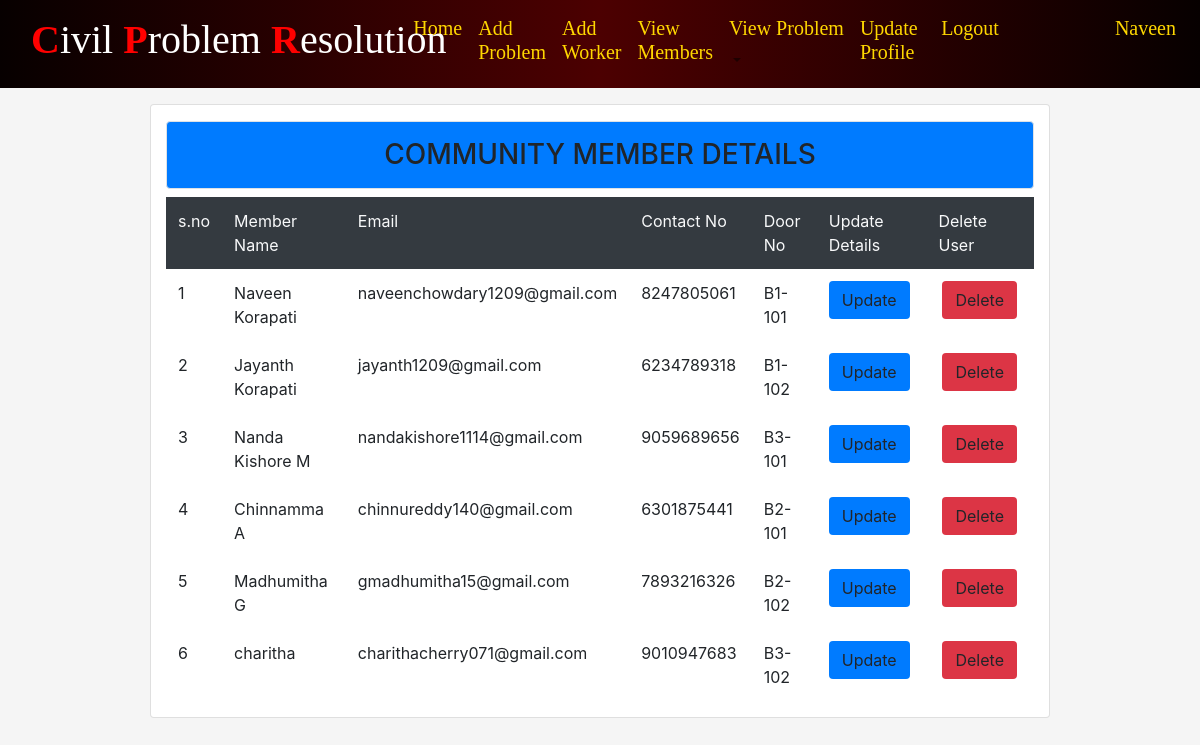
Screenshot of /mview/ (signed in) with the database file from the repository.
### CPRapp/models.py (models this page shows, shortened)
class Member(models.Model):
	mname=models.CharField(max_length=200)
	memail=models.EmailField(max_length=200)
	mcno=models.CharField(max_length=10,default='')
	mdoorno=models.CharField(max_length=200)
	mimage=models.ImageField(null=True,blank=True)

### CPRapp/views.py (the view)
# urls.py: path('mview/',views.memview,name="memview"),
@login_required
def memview(rq):
	d=Member.objects.all()
	return render(rq,'html/memview.html',{'d':d})

### CPRapp/templates/html/memview.html (shortened to what this page needs)
{% extends 'html/base.html' %}
{% block content %}
<div class="card col-md-9 mt-3 mx-auto"><h3 class="p-3 bg-primary text-center
mt-3 border rounded">COMMUNITY MEMBER DETAILS</h3>
	<table class="table table-borderless table-hover">
		<tr class="bg-dark text-light">
			<td>s.no</td>
			<td>Member Name</td>
			<td>Email</td>
			<td>Contact No</td>
			<td>Door No</td>
			<td>Update Details</td>
			<td>Delete User</td>
		</tr>
		{% for i in d %}
		<tr>
			<td>{{forloop.counter}}</td>
			<td>{{i.mname}}</td>
			<td>{{i.memail}}</td>
			<td>{{i.mcno}}</td>
			<td>{{i.mdoorno}}</td>
			<td><a class=" btn bg-primary rounded" href="{% url 'cmupdate' i.id%}">Update</a></td>
			<td><a class="btn bg-danger rounded mx-1" href="{% url 'memdlt' i.id%}">Delete</a></td>
		</tr>
		{% endfor %}
	</table>
</div>
{% endblock %}

### CPRapp/templates/html/navbar.html (shortened to what this page needs)
{% load static %}
<nav class="navbar navbar-expand-lg navbar-light nav-bk4">
  <div class="col-md-4"><a class="navbar-brand" href="{% url 'hm' %}">
    <h1 style="font-family:Verdana Bold; color:white;"><strong style="color:Red">C</strong>ivil <strong style="color:Red">P</strong>roblem <strong style="color:Red">R</strong>esolution</h1>
  </a></div>
 <div class="collapse navbar-collapse" id="collapsibleNavbar">
    <ul class="navbar-nav ">
    {% if not user.is_authenticated %}
    <li class="nav-item">
      <a class="nav-link" href="{% url 'hm' %}"><h3 style="color:Gold; font-family:Verdana Bold;">Home</h3></a>
    </li>
    <li class="nav-item">
      <a class="nav-link" href="{% url 'about' %}"><h3 style="color:Gold; font-family:Verdana Bold;">About</h3></a>
    </li>
    <li class="nav-item">
      <a class="nav-link" href="{% url 'contact' %}"><h3 style="color:Gold; font-family:Verdana Bold;">Contact Us</h3></a>
    </li>
    <li class="nav-item">
      <a class="nav-link" href="{% url 'achievements' %}"><h3 style="color:Gold; font-family:Verdana Bold;">Achievements</h3></a>
    </li>
    <li></li>
    <li class="nav-item">
      <a class="nav-link" href="{% url 'ulog' %}"><h3 style="color:Gold; font-family:Verdana Bold;">Login Here</h3></a>
    </li>
    <li></li>
    <li class="nav-item">
      <a class="nav-link" href="{% url 'reg' %}"><h3 style="color:Gold; font-family:Verdana Bold;">New User</h3></a>
    </li>
    <!-- <li class="nav-item">
      <a class="nav-link" href="{% url 'alog' %}"><h3 style="color:Gold; font-family:Verdana Bold;">Admin Login</h3></a>
    </li> -->
    <div class="col-sm-2 mx-auto"><img src="{% static 'images/lion.png' %}" alt="lion" style="margin-left :100px;width:50px;height:50px;border-radius:50%;background-color:transparent;">
  <Strong style="font-family:Brush Script MT;color:aqua;font-size:25px;margin-left:100px">Orion</Strong>
  </div>
    {% else %}
      {% if user.is_superuser %}
          <li class="nav-item">
          <a class="nav-link" href="{% url 'dash' %}"><h6 style="color:Gold; font-family:Verdana Bold;">Home</h6></a>
          </li>
          <li class="nav-item">
          <a class="nav-link" href="{% url 'newmem' %}"><h6 style="color:Gold; font-family:Verdana Bold;">Add New Member</h6></a>
          </li>
          <li class="dropdown">
                <a type="button" class="nav-link dropdown-toggle" data-toggle="dropdown">
                <h6 style="color:Gold; font-family:Verdana Bold;">Workers</h6>
              </a>
              <div class="dropdown-menu">
                <a class="nav-link" href="{% url 'addwork' %}"><h5 style="color:black; font-family:Verdana Bold;">Add Worker</h5></a>
                <a class="nav-link" href="{% url 'workview' %}"><h5 style="color:black; font-family:Verdana Bold;">View Worker</h5></a>
              </div>
        </li>
        <li class="dropdown">
                <a type="button" class="nav-link dropdown-toggle" data-toggle="dropdown">
                <h6 style="color:Gold; font-family:Verdana Bold;">BlockManagers</h6>
              </a>
              <div class="dropdown-menu">
                <a class="nav-link" href="{% url 'addfm' %}"><h6 style="color:black; font-family:Verdana Bold;">Add BlockManagers</h5></a>
                <a class="nav-link" href="{% url 'fmview' %}"><h6 style="color:black; font-family:Verdana Bold;">View BlockManagers</h5></a>
              </div>
        </li>
          <li class="nav-item">
          <a class="nav-link" href="{% url 'userview' %}"><h6 style="color:Gold; font-family:Verdana Bold;">View Users</h6></a>
          </li>
          <li class="nav-item">
          <a class="nav-link" href="{% url 'memview' %}"><h6 style="color:Gold; font-family:Verdana Bold;">View Members</h6></a>
          </li>
          <li class="dropdown">
                <a type="button" class="nav-link dropdown-toggle" data-toggle="dropdown">
                <h6 style="color:Gold; font-family:Verdana Bold;">Problems</h6>
              </a>
              <div class="dropdown-menu">
                <a class="dropdown-item" href="{% url 'pns' %}"><h5 style="color:black; font-family:Verdana Bold;">Problems Not Solved</h5></a>
                <a class="dropdown-item" href="{% url 'pis' %}"><h5 style="color:black; font-family:Verdana Bold;">Problems in Progress</h5></a>
                <a class="dropdown-item" href="{% url 'ps' %}"><h5 style="color:black; font-family:Verdana Bold;">Problems Resolved</h5></a>
                <a class="dropdown-item" href="{% url 'allpro' %}"><h5 style="color:black; font-family:Verdana Bold;">View All Problems</h5></a>
              </div>
        </li>
        <li class="nav-item">
          <a class="nav-link" href="{% url 'contview' %}"><h6 style="color:Gold; font-family:Verdana Bold;">View Contact</h6></a>
        </li>
        <li class="nav-item">
            <a class="nav-link" href="{% url 'logo' %}"><h6 style="color:Gold; font-family:Verdana Bold;">Logout</h6></a>
        </li>
        <li class="nav-item" style="margin-left:70px">
            <a class="nav-link" href="#"><h4 style="color:Gold; font-family:Verdana Bold;">{{request.user.username}}</h4></a>
        </li>
      {% else %}
          <li class="nav-item">
            <a class="nav-link" href="{% url 'dash' %}"><h5 style="color:Gold; font-family:Verdana Bold;">Home</h5></a>
          </li>
          <li class="nav-item">
            <a class="nav-link" href="{% url 'addpro' %}"><h5 style="color:Gold; font-family:Verdana Bold;">Add Problem</h5></a>
          </li>
          <li class="nav-item">
            <a class="nav-link" href="{% url 'addwork' %}"><h5 style="color:Gold; font-family:Verdana Bold;">Add Worker</h5></a>
          </li>
          <li class="nav-item">
            <a class="nav-link" href="{% url 'memview' %}"><h5 style="color:Gold; font-family:Verdana Bold;">View Members</h5></a>
          </li>
          <li class="dropdown">
                <a type="button" class="nav-link dropdown-toggle" data-toggle="dropdown">
                <h5 style="color:Gold; font-family:Verdana Bold;">View Problem</h5>
              </a>
        </li>
        <li class="nav-item">
            <a class="nav-link" href="{% url 'upf' %}"><h5 style="color:Gold; font-family:Verdana Bold;">Update Profile</h5></a>
        </li>
        <li class="nav-item">
            <a class="nav-link" href="{% url 'logo' %}"><h5 style="color:Gold; font-family:Verdana Bold;">Logout</h5></a>
        </li>
        <li class="nav-item" style="margin-left:100px">
            <a class="nav-link" href="#"><h5 style="color:Gold; font-family:Verdana Bold;">{{request.user.username}}</h5></a>
        </li>
      {% endif %}
{% endif %}
</ul>
</div>
</nav>

### CPRapp/templates/html/navbar.html (style rules this page uses)
.nav-bk4 { background: #070000; background: -webkit-linear-gradient(to right, #070000, #4C0001, #070000); background: linear-gradient(to right, #070000, #4C0001, #070000); }

### rows the page displays
Member: mname "Naveen Korapati", memail "naveenchowdary1209@gmail.com", mcno "8247805061", mdoorno "B1-101"
Member: mname "Jayanth Korapati", memail "jayanth1209@gmail.com", mcno "6234789318", mdoorno "B1-102"
Member: mname "Nanda Kishore M", memail "nandakishore1114@gmail.com", mcno "9059689656", mdoorno "B3-101"
Member: mname "Chinnamma A", memail "chinnureddy140@gmail.com", mcno "6301875441", mdoorno "B2-101"
Member: mname "Madhumitha G", memail "gmadhumitha15@gmail.com", mcno "7893216326", mdoorno "B2-102"
Member: mname "charitha", memail "charithacherry071@gmail.com", mcno "9010947683", mdoorno "B3-102"

### other values shown
{{ request.user.username }} "Naveen"
